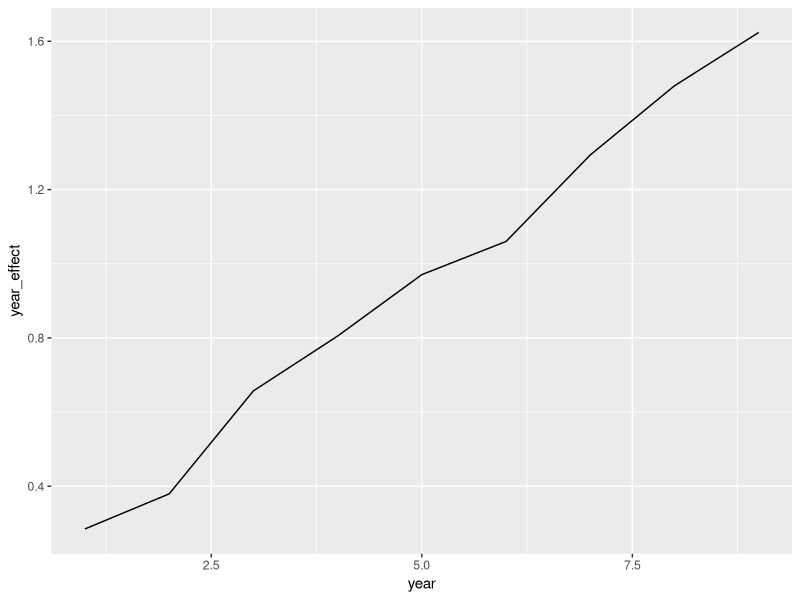
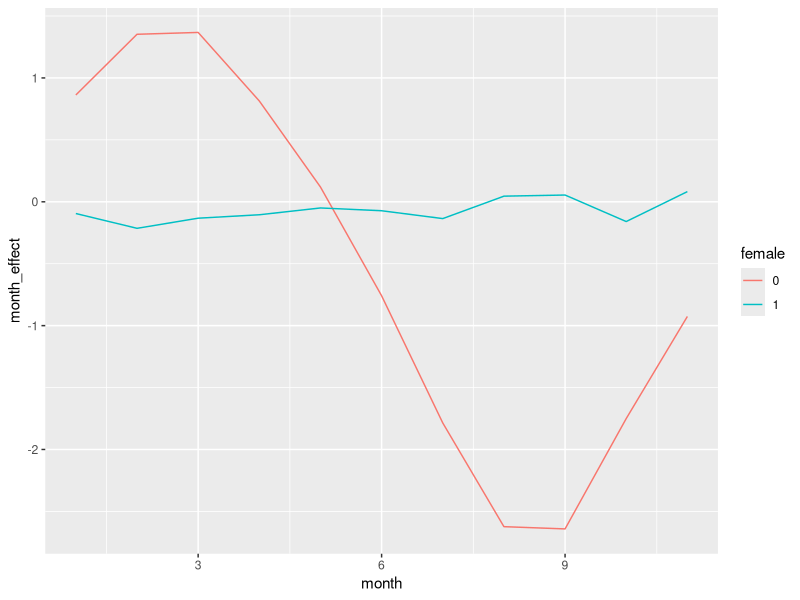
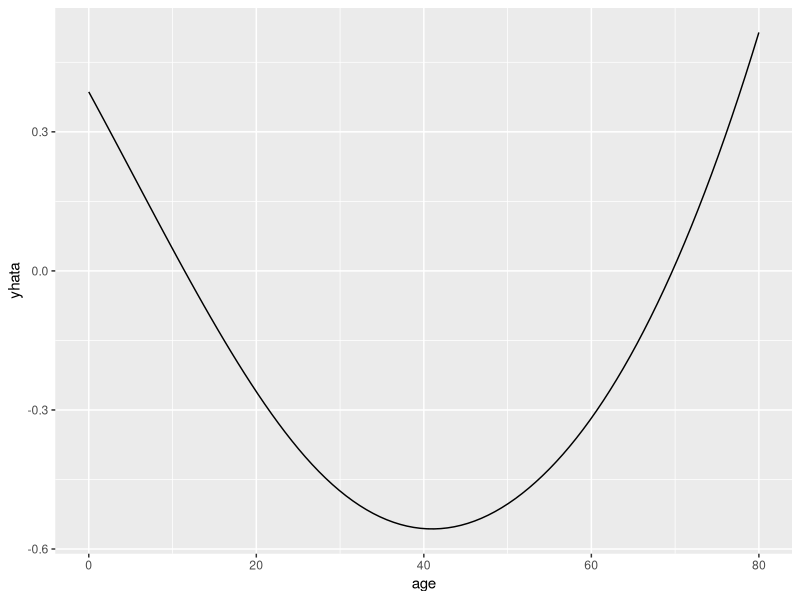

Write R code to recreate these figures, in order.
library(dplyr)
library(splines)
library(purrr)
library(ggplot2)
library(stringr)

# Generate different types of covariates.
n = 2000
d = seq(0, 9.9, length.out=n)
month = floor((d * 12) %% 12)
year = floor(d)
female = as.integer(runif(n, 0, 1) < 1/2)
age = runif(n, 0, 80)

# Generate an outcome.  The mean structure is log-linear, with a month x female
# interaction.
monthx = sin(2*pi*d)
yearx = d / 3
logey = -1 + monthx + 0.5*yearx - monthx*(2*female-1) + ((age - 40) / 40)**2
ey = exp(logey)
y = rpois(lambda=ey, n=n)

df = data.frame(month=month, year=year, female=female, age=age, y=y)
df$month = as.factor(df$month)
df$year = as.factor(df$year)

# Fit three Poisson models and compare using AIC.
m1 = glm(y ~ month + year + female + bs(age, 5), family=poisson(), data=df)
m2 = glm(y ~ month*female + year + bs(age, 5), family=poisson(), data=df)
m3 = glm(y ~ (month + year)*female + bs(age, 5), family=poisson(), data=df)
mm = list(m1, m2, m3)
cat("AIC of three Poisson models:\n")
cat(map_dbl(mm, AIC))
cat("\n\n")

# Fit three quasi-Poisson models and consider their scale (dispersion) parameters.
# Note that the correct model (or models that contain it) have scale parameters close to 1.
qm1 = glm(y ~ month + year + female + bs(age, 5), family=quasipoisson(), data=df)
qm2 = glm(y ~ month*female + year + bs(age, 5), family=quasipoisson(), data=df)
qm3 = glm(y ~ (month + year)*female + bs(age, 5), family=quasipoisson(), data=df)
qm = list(qm1, qm2, qm3)
scales = map_dbl(qm, function(x)summary(x)$dispersion)
cat("Scale parameters:\n")
cat(scales)
cat("\n\n")

# Compare the three quasi-GLM models using the quasi-AIC (QAIC).
s = scales[3] # Scale of the parent model
llf = map_dbl(mm, function(m)as.numeric(logLik(m)))
degf = map_dbl(qm, function(m)length(coef(m)))
cat("QAIC for three quasi-Poisson models:\n")
qaic = -2*llf/s + 2*degf
cat(qaic)
cat("\n\n")

pdf("basic_regression.pdf")

# Plot the year effects, note that these are relative to the reference
# year.
p2 = coef(m2)
ii = str_detect(names(p2), "year")
dp = data.frame(year_effect=p2[ii], year=seq(sum(ii)))
p = ggplot(dp, aes(x=year, y=year_effect)) + geom_line()
print(p)

# Plot the month effects for females and males, note that these are relative
# to the reference month.
i1 = str_detect(names(p2), "month[0-9]*$")
i2 = str_detect(names(p2), "month[0-9]*:")
dp1 = data.frame(female=0, month_effect=p2[i1], month=seq(sum(i1)))
dp2 = data.frame(female=1, month_effect=p2[i1]+p2[i2], month=seq(sum(i2)))
dp = rbind(dp1, dp2)
dp$female = as.factor(dp$female)
p = ggplot(dp, aes(x=month, y=month_effect, color=female)) + geom_line()
print(p)

# Plot the age effects
dfx = df[1:100, ]
dfx$age = levels(df$year)[1]
dfx$month = levels(df$month)[1]
dfx$female = 0
dfx$age = seq(0, 80, length.out=100)
df$w = 1
dfx$w = 0
dfz = rbind(df, dfx)
qm2x = glm(y ~ month*female + year + bs(age, 5), family=quasipoisson(), weight=w, data=dfz)
yhat = predict(qm2x)
yhata = yhat[(length(yhat)-99):length(yhat)]
dp = data.frame(yhat=yhata, age=dfx$age)
p = ggplot(dp, aes(x=age, y=yhata)) + geom_line()
print(p)

dev.off()